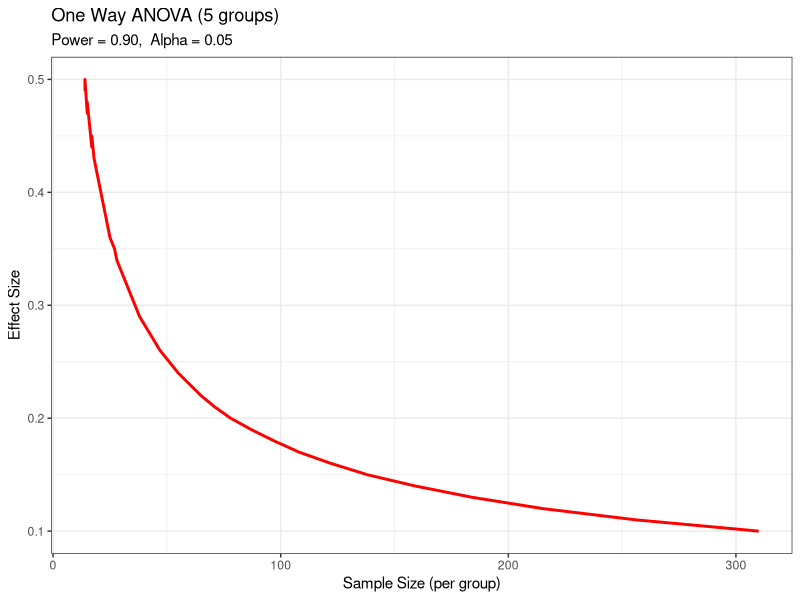
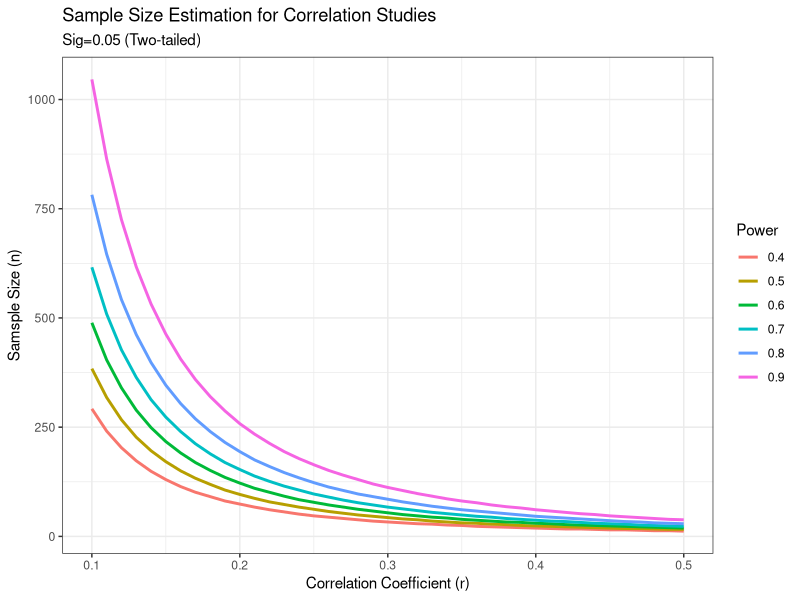

Write the R code that produced these figures, in order.
#-------------------------------------------------------------------#
# R in Action (2nd ed): Chapter 10                                  #
# Power analysis                                                    #
# requires packages pwr, ggplot2 to be installed                    # 
#   be installed                                                    #
# install.packages(c("pwr", "ggplot2"))                             #
#-------------------------------------------------------------------#

# t-tests
library(pwr)
pwr.t.test(d=.8, sig.level=.05, power=.9, type="two.sample",         
           alternative="two.sided")
pwr.t.test(n=20, d=.5, sig.level=.01, type="two.sample", 
           alternative="two.sided")

# ANOVA
pwr.anova.test(k=5, f=.25, sig.level=.05, power=.8)

# correlations
pwr.r.test(r=.25, sig.level=.05, power=.90, alternative="greater")

# linear models
pwr.f2.test(u=3, f2=0.0769, sig.level=0.05, power=0.90)

# tests of proportions
pwr.2p.test(h=ES.h(.65, .6), sig.level=.05, power=.9, 
            alternative="greater")

# chi-square tests
prob <- matrix(c(.42, .28, .03, .07, .10, .10), byrow=TRUE, nrow=3)
ES.w2(prob)
pwr.chisq.test(w=.1853, df=2, sig.level=.05, power=.9)

# Listing 10.1 Sample sizes for detecting significant effects in a one-way ANOVA
library(pwr)
es <- seq(.1, .5, .01)                                               
nes <- length(es)

samsize <- NULL                                                      
for (i in 1:nes){                                                    
  result <- pwr.anova.test(k=5, f=es[i], sig.level=.05, power=.9)  
  samsize[i] <- ceiling(result$n)                                  
}                                                                    

plotdata <- data.frame(es, samsize)
library(ggplot2)
ggplot(plotdata, aes(x=samsize, y=es)) +
  geom_line(color="red", size=1) +
  theme_bw() +
  labs(title="One Way ANOVA (5 groups)",
       subtitle="Power = 0.90,  Alpha = 0.05",
       x="Sample Size (per group)",
       y="Effect Size") 

# Listing 10.2 Sample size curves for detecting correlations of various sizes
library(pwr)
r <- seq(.1,.5,.01)                                         
p <- seq(.4,.9,.1)                                        

df <- expand.grid(r, p)
colnames(df) <- c("r", "p")

for (i in 1:nrow(df)){                                       
  result <- pwr.r.test(r = df$r[i],
                       sig.level = .05, power = df$p[i],
                       alternative = "two.sided")
  df$n[i] <- ceiling(result$n)
}

library(ggplot2)                                             
ggplot(data=df,
       aes(x=r, y=n, color=factor(p))) +
  geom_line(size=1) +
  theme_bw() +
  labs(title="Sample Size Estimation for Correlation Studies",
       subtitle="Sig=0.05 (Two-tailed)",
       x="Correlation Coefficient (r)",
       y="Samsple Size (n)",
       color="Power")
